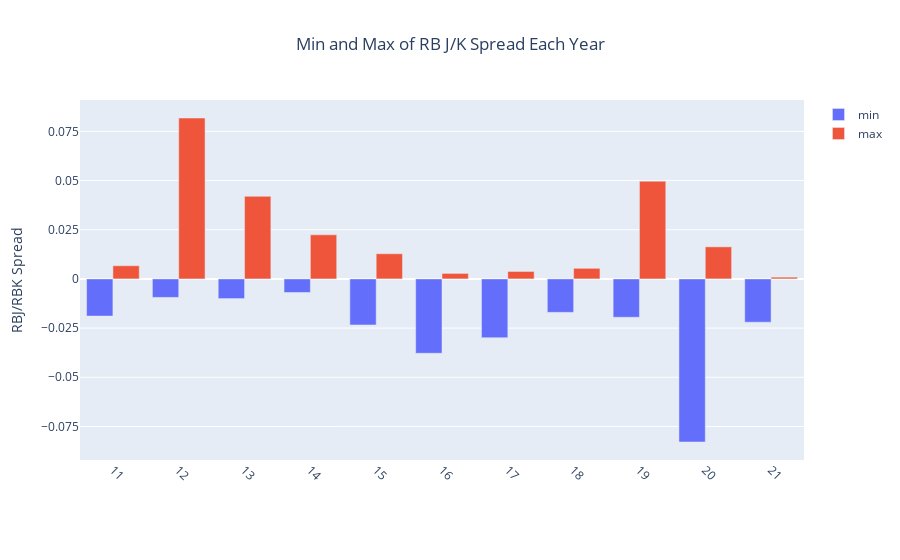

Notebook code cell kept with this figure:
### Code cell
df_jk_gb = df_jk_all[['yy','j_k']].groupby('yy',as_index=False).agg([min,max])
df_jk_gb.columns = df_jk_gb.columns.droplevel()
df_jk_gb = df_jk_gb.reset_index() 
fig = plotly_plot(df_jk_gb,x_column='yy',y_left_label='RBJ/RBK Spread',bar_plot=True,center_title=True,
           plot_title="Min and Max of RB J/K Spread Each Year")
fig.update_layout(
    yaxis = dict(
        tickmode = 'linear',
        tick0 = 0.025,
        dtick = 0.025
    )
)
iplot(fig)

### Figure 1 — Plotly figure (JSON) as saved in the notebook; plotly's stock layout.template omitted (floating-point values rounded to 4 significant figures)
{"data": [{"name": "min", "type": "bar", "x": ["11", "12", "13", "14", "15", "16", "17", "18", "19", "20", "21"], "y": [-0.0189, -0.0094, -0.01, -0.0069, -0.0234, -0.0378, -0.0299, -0.017, -0.0195, -0.0829, -0.022], "yaxis": "y"}, {"name": "max", "type": "bar", "x": ["11", "12", "13", "14", "15", "16", "17", "18", "19", "20", "21"], "y": [0.0067, 0.0818, 0.042, 0.0224, 0.0128, 0.0028, 0.0038, 0.0054, 0.0497, 0.0163, 0.0009], "yaxis": "y"}], "layout": {"margin": {"b": 100}, "title": {"text": "Min and Max of RB J/K Spread Each Year", "x": 0.5}, "xaxis": {"tickangle": 45, "ticktext": ["11", "12", "13", "14", "15", "16", "17", "18", "19", "20", "21"], "tickvals": ["11", "12", "13", "14", "15", "16", "17", "18", "19", "20", "21"], "type": "category"}, "yaxis": {"dtick": 0.025, "tick0": 0.025, "tickmode": "linear", "title": {"text": "RBJ/RBK Spread"}}, "yaxis2": {"overlaying": "y", "side": "right", "title": {"text": "y alt"}}}}
